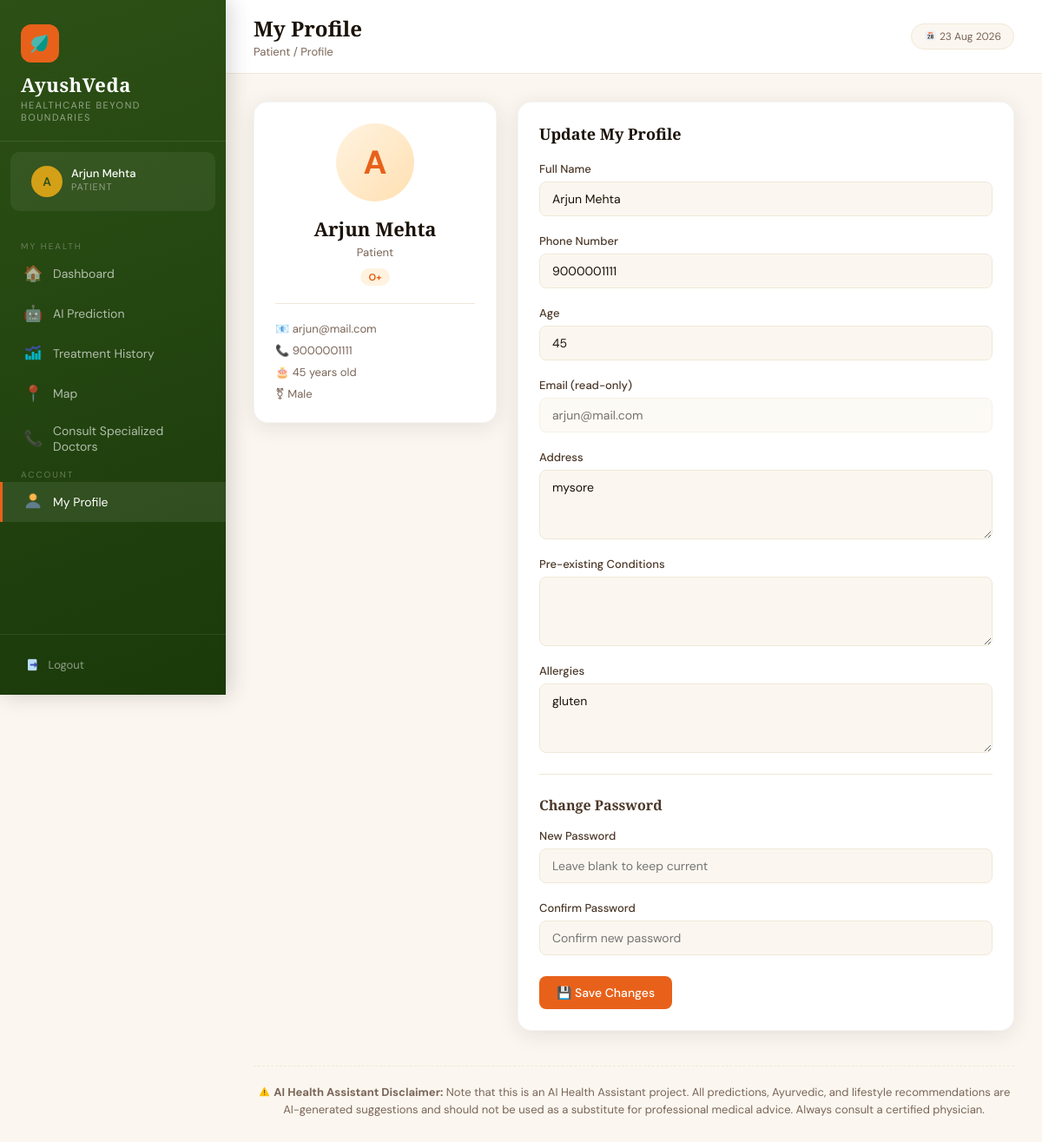
Page /patient/profile (signed in) on the committed database.
### tables this page shows
CREATE TABLE patients (
            id INTEGER PRIMARY KEY AUTOINCREMENT,
            name TEXT NOT NULL,
            email TEXT UNIQUE NOT NULL,
            password TEXT NOT NULL,
            phone TEXT,
            age INTEGER,
            gender TEXT,
            blood_group TEXT,
            address TEXT,
            doctor_id INTEGER,
            created_at TIMESTAMP DEFAULT CURRENT_TIMESTAMP, preexisting_conditions TEXT, allergies TEXT, triage_raw_text TEXT, triage_symptoms TEXT, latitude REAL, longitude REAL, location_updated_at TIMESTAMP, share_location INTEGER DEFAULT 0,
            FOREIGN KEY (doctor_id) REFERENCES doctors(id)
        );

### app.py (the view, shortened to what this page needs)
@app.route('/patient/profile', methods=['GET', 'POST'])
@login_required('patient')
def patient_profile():
    conn = get_db()
    patient = conn.execute("SELECT * FROM patients WHERE id=?", (session['user_id'],)).fetchone()
    conn.close()
    return render_template('patient/profile.html', patient=patient)

### app.py (called while the page is built)
@app.context_processor
def inject_now():
    return {'now': datetime.now().strftime('%d %b %Y')}

def get_db():
    conn = sqlite3.connect(DB_PATH)
    conn.row_factory = sqlite3.Row
    return conn

def login_required(role):
    def decorator(f):
        @wraps(f)
        def wrapper(*args, **kwargs):
            if session.get('role') != role:
                flash('Please login to continue.', 'error')
                return redirect(url_for(f'{role}_login'))
            return f(*args, **kwargs)
        return wrapper
    return decorator

### templates/patient/profile.html (shortened to what this page needs)
{% extends 'base.html' %}
{% block page_title %}My Profile{% endblock %}
{% block breadcrumb %}Patient / Profile{% endblock %}
{% block nav %}
<span class="nav-section-label">My Health</span>
<a href="/patient/dashboard" class="nav-link"><span class="icon">🏠</span> Dashboard</a>
<a href="/patient/predict" class="nav-link"><span class="icon">🤖</span> AI Prediction</a>
<a href="/patient/history" class="nav-link"><span class="icon"><img src="/static/images/dashboard_icon.png" style="height:1.2em;width:1.2em;vertical-align:-0.2em;"></span> Treatment History</a>
<a href="/patient/map" class="nav-link"><span class="icon">📍</span> Map</a>
<a href="/patient/consult" class="nav-link"><span class="icon">📞</span> Consult Specialized Doctors</a>
<span class="nav-section-label">Account</span>
<a href="/patient/profile" class="nav-link active"><span class="icon"><img src="/static/images/profile_icon.png" style="height:1.2em;width:1.2em;vertical-align:-0.2em;"></span> My Profile</a>
{% endblock %}
{% block content %}
<div style="display:grid;grid-template-columns:280px 1fr;gap:24px;align-items:start">
    <div class="card" style="text-align:center">
        <div style="width:90px;height:90px;background:linear-gradient(135deg,#FFF3E0,#FFE0B2);border-radius:50%;display:flex;align-items:center;justify-content:center;font-size:38px;font-weight:700;color:#E8611A;margin:0 auto 16px">
            {{ patient.name[0].upper() }}
        </div>
        <h3 style="font-size:22px;margin-bottom:4px">{{ patient.name }}</h3>
        <p style="color:#7A6558;font-size:13px">Patient</p>
        <span class="badge badge-orange" style="margin-top:10px">{{ patient.blood_group or 'N/A' }}</span>
        <div style="margin-top:20px;padding-top:20px;border-top:1px solid #F0E8D8;text-align:left">
            <div style="font-size:13px;color:#7A6558;margin-bottom:8px">📧 {{ patient.email }}</div>
            <div style="font-size:13px;color:#7A6558;margin-bottom:8px">📞 {{ patient.phone or 'Not set' }}</div>
            <div style="font-size:13px;color:#7A6558;margin-bottom:8px">🎂 {{ patient.age or 'N/A' }} years old</div>
            <div style="font-size:13px;color:#7A6558">⚧ {{ patient.gender or 'N/A' }}</div>
        </div>
    </div>
    <div class="card">
        <div class="card-header">
            <h3 class="card-title">Update My Profile</h3>
        </div>
        <form method="POST">
            <div class="form-grid">
                <div class="form-group">
                    <label>Full Name</label>
                    <input type="text" name="name" value="{{ patient.name }}" required>
                </div>
                <div class="form-group">
                    <label>Phone Number</label>
                    <input type="text" name="phone" value="{{ patient.phone or '' }}">
                </div>
                <div class="form-group">
                    <label>Age</label>
                    <input type="number" name="age" value="{{ patient.age or '' }}">
                </div>
                <div class="form-group">
                    <label>Email (read-only)</label>
                    <input type="email" value="{{ patient.email }}" disabled style="opacity:0.6">
                </div>
                <div class="form-group form-full">
                    <label>Address</label>
                    <textarea name="address">{{ patient.address or '' }}</textarea>
                </div>
                <div class="form-group form-full">
                    <label>Pre-existing Conditions</label>
                    <textarea name="preexisting_conditions">{{ patient.preexisting_conditions or '' }}</textarea>
                </div>
                <div class="form-group form-full">
                    <label>Allergies</label>
                    <textarea name="allergies">{{ patient.allergies or '' }}</textarea>
                </div>
            </div>
            <div style="margin-top:24px;padding-top:24px;border-top:1px solid #F0E8D8">
                <h4 style="font-size:16px;margin-bottom:16px;color:#4A3728">Change Password</h4>
                <div class="form-grid">
                    <div class="form-group">
                        <label>New Password</label>
                        <input type="password" name="new_password" placeholder="Leave blank to keep current">
                    </div>
                    <div class="form-group">
                        <label>Confirm Password</label>
                        <input type="password" placeholder="Confirm new password">
                    </div>
                </div>
            </div>
            <div class="form-actions">
                <button type="submit" class="btn btn-primary">💾 Save Changes</button>
            </div>
        </form>
    </div>
</div>
{% endblock %}

### templates/base.html (shortened to what this page needs)
<!DOCTYPE html>
<html lang="en">
<head>
</head>
<body>
    {% block body %}
    <div class="sidebar">
        <div class="sidebar-brand">
            <div class="logo-icon"><img src="/static/images/logo_icon.png"
                    style="height:1.2em;width:1.2em;vertical-align:-0.2em;"></div>
            <h2>AyushVeda</h2>
            <p>Healthcare Beyond Boundaries</p>
        </div>
        {% if session.user_name %}
        <div class="sidebar-user">
            <div class="avatar">{{ session.user_name[0].upper() }}</div>
            <div class="user-info">
                <div class="user-name">{{ session.user_name }}</div>
                <div class="user-role">{{ session.role|capitalize }}</div>
            </div>
        </div>
        {% endif %}
        <nav class="sidebar-nav">
            {% block nav %}{% endblock %}
        </nav>
        <div class="sidebar-footer">
            <a href="/logout" class="logout-btn"><img src="/static/images/logout_icon.png"
                    style="height:1.2em;width:1.2em;vertical-align:-0.2em;"> Logout</a>
        </div>
    </div>
    <div class="main">
        <div class="topbar">
            <div>
                <h1>{% block page_title %}Dashboard{% endblock %}</h1>
                <div class="breadcrumb">{% block breadcrumb %}Home{% endblock %}</div>
            </div>
            <div class="topbar-right">
                <span class="date-badge"><img src="/static/images/appointments_icon.png"
                        style="height:1.2em;width:1.2em;vertical-align:-0.2em;"> {{ now }}</span>
            </div>
        </div>
        <div class="content">
            {% block content %}{% endblock %}
            <div class="content-footer"
                style="margin-top: 40px; padding-top: 20px; border-top: 1px dashed var(--cream-dark); text-align: center; font-size: 13px; color: var(--text-light); line-height: 1.5;">
                <strong><img src="/static/images/warning_icon.png"
                        style="height:1.2em;width:1.2em;vertical-align:-0.2em;"> AI Health Assistant
                    Disclaimer:</strong> Note that this is an AI Health Assistant project. All predictions, Ayurvedic,
                and lifestyle recommendations are AI-generated suggestions and should not be used as a substitute for
                professional medical advice. Always consult a certified physician.
            </div>
        </div>
    </div>
    {% endblock %}
</body>
</html>

### rows in the picture
patients: user_name "Arjun Mehta", name "A", name "Arjun Mehta", blood_group "O+", email "arjun@mail.com", phone "9000001111", age "45", gender "Male", address "mysore", allergies "gluten"

### other values in the picture
{{ session.user_name[0].upper() }} "A"
{{ session.role|capitalize }} "PATIENT"
